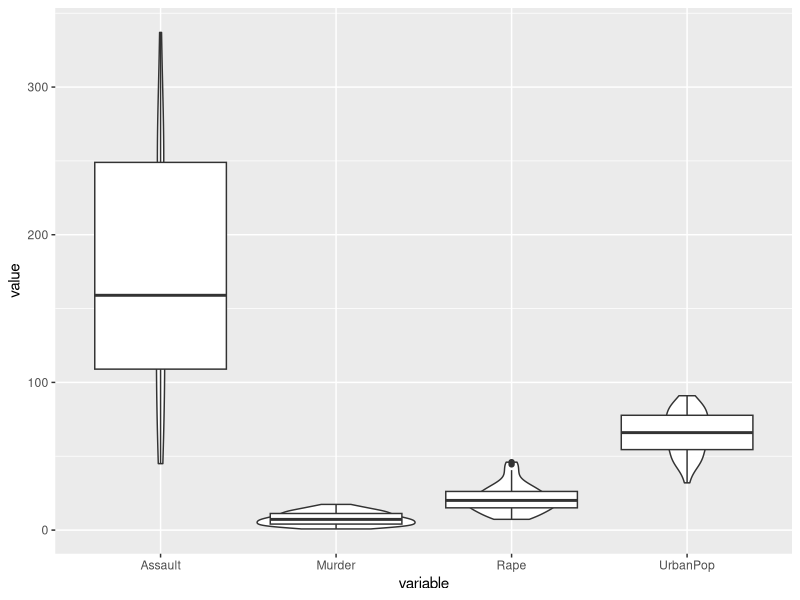
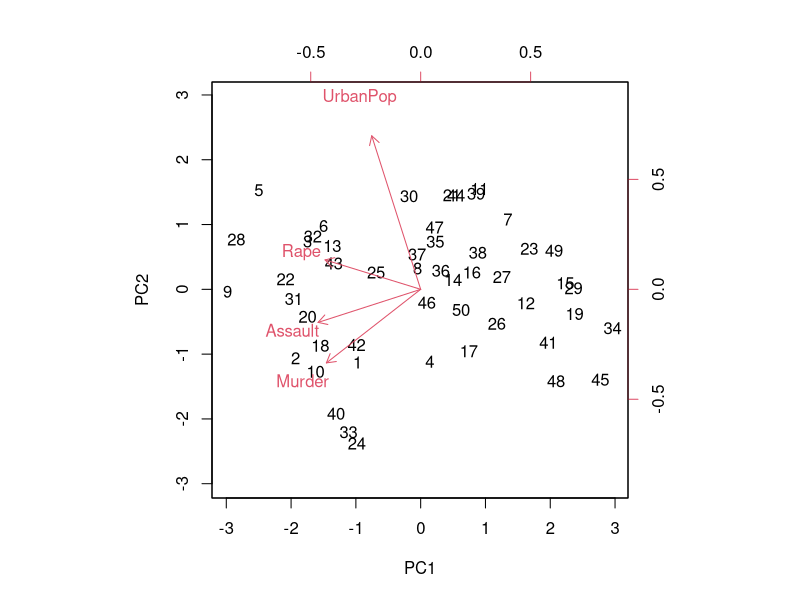
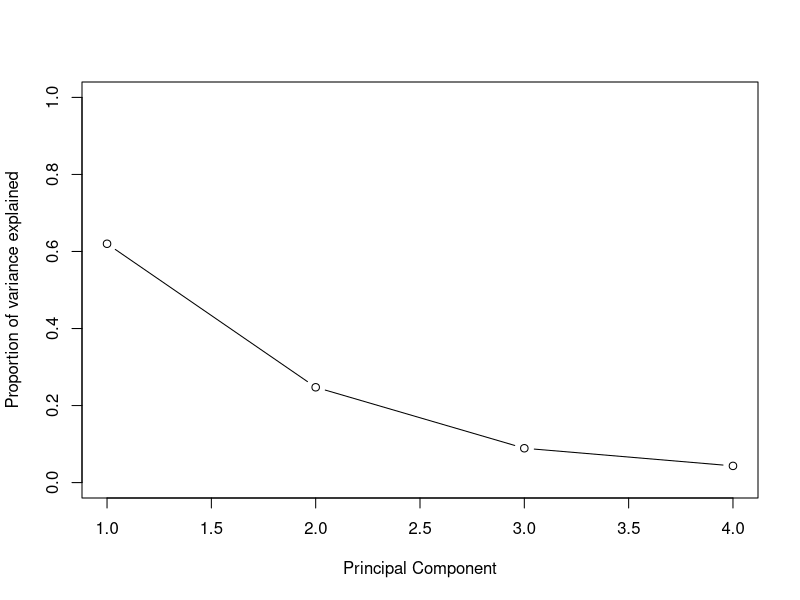
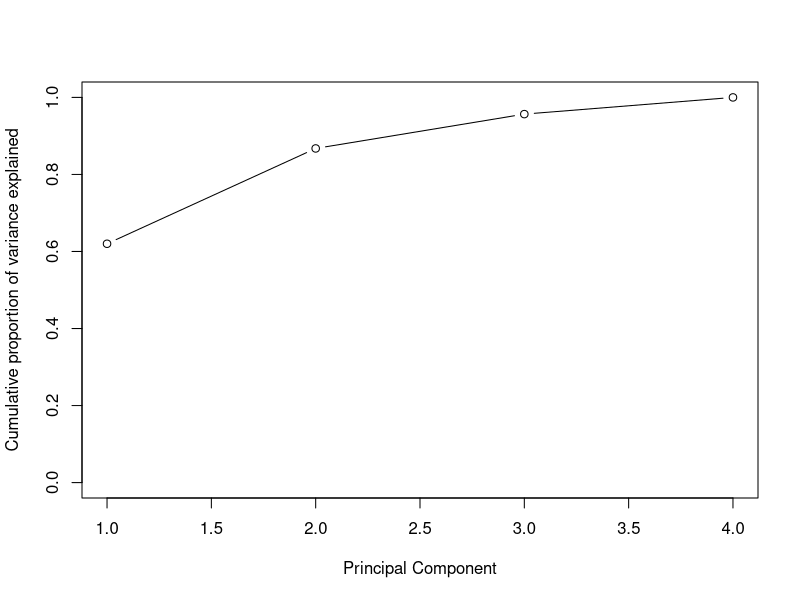

These figures' R source, in order:
## ---- chunk 1
library(tidyverse)
## ---- chunk 2
us_arrests_df <- as_tibble(USArrests)
us_arrests_df$State <- row.names(USArrests)

## ---- chunk 3
us_arrests_df_num <- us_arrests_df %>%
  select_if(is.numeric) 

us_arrests_df_num %>%
  summarise_all(mean) %>%
  dplyr::bind_rows(summarise_all(us_arrests_df_num, sd)) %>%
  dplyr::bind_cols("stat" = c("mean", "st_dev"))

us_arrests_df %>%
  gather(Murder, Assault, UrbanPop, Rape, key = "variable", value = "value") %>%
  ggplot(aes(x = variable, y = value)) +
  geom_violin() +
  geom_boxplot()
## ---- chunk 4
pca_out <- prcomp(us_arrests_df_num, scale = TRUE)
names(pca_out)

pca_out$center
pca_out$scale

pca_out$rotation
## ---- chunk 5
biplot(pca_out, scal = 0)
## ---- chunk 6
pc_var <- pca_out$sdev ^ 2
pve <- pc_var / sum(pc_var)
cmt_pve <- cumsum(pve)

plot(pve, xlab = "Principal Component", ylab = "Proportion of variance explained", ylim = c(0, 1), type = 'b')
plot(cmt_pve, xlab = "Principal Component", ylab = "Cumulative proportion of variance explained", ylim = c(0, 1), type = 'b')
